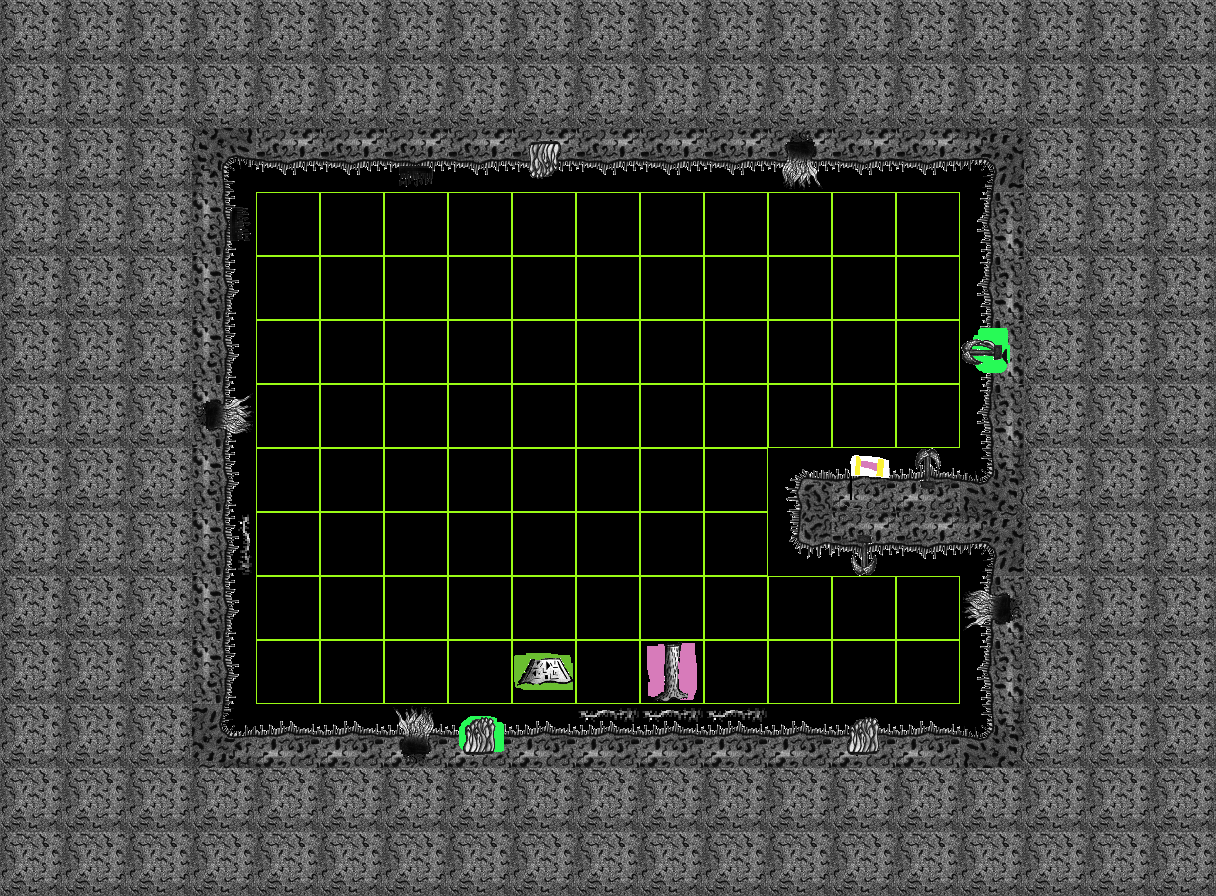

A level layout from a 2D game, rendered from its tile map. Below: a short description, then the map file with its tile-grid data intact:
An orthogonal 19x14 tile map with 64x64 px tiles, 3 tile layers (Tiles, Ingredients, Decorations), 3 tilesets.

<map version="1.0" orientation="orthogonal" renderorder="right-down" width="19" height="14" tilewidth="64" tileheight="64" nextobjectid="1">
 <tileset firstgid="1" source="../Tiles.tsx" />
 <tileset firstgid="51" source="../Ingredients.tsx" />
 <tileset firstgid="101" source="../Decorations.tsx" />
 <layer name="Tiles" width="19" height="14">
  <data encoding="csv">
13,13,13,13,13,13,13,13,13,13,13,13,13,13,13,13,13,13,13,
13,13,13,13,13,13,13,13,13,13,13,13,13,13,13,13,13,13,13,
13,13,13,16,23,23,23,23,23,23,23,23,23,23,23,15,13,13,13,
13,13,13,14,1,1,1,1,1,1,1,1,1,1,1,12,13,13,13,
13,13,13,14,1,1,1,1,1,1,1,1,1,1,1,12,13,13,13,
13,13,13,14,1,1,1,1,1,1,1,1,1,1,1,12,13,13,13,
13,13,13,14,1,1,1,1,1,1,1,1,1,1,1,12,13,13,13,
13,13,13,14,1,1,1,1,1,1,1,1,2,3,3,5,13,13,13,
13,13,13,14,1,1,1,1,1,1,1,1,22,23,23,15,13,13,13,
13,13,13,14,1,1,1,1,1,1,1,1,1,1,1,12,13,13,13,
13,13,13,14,1,1,1,1,1,1,1,1,1,1,1,12,13,13,13,
13,13,13,6,3,3,3,3,3,3,3,3,3,3,3,5,13,13,13,
13,13,13,13,13,13,13,13,13,13,13,13,13,13,13,13,13,13,13,
13,13,13,13,13,13,13,13,13,13,13,13,13,13,13,13,13,13,13
</data>
 </layer>
 <layer name="Ingredients" width="19" height="14">
  <data encoding="csv">
0,0,0,0,0,0,0,0,0,0,0,0,0,0,0,0,0,0,0,
0,0,0,0,0,0,0,0,0,0,0,0,0,0,0,0,0,0,0,
0,0,0,0,0,0,0,0,0,0,0,0,0,0,0,0,0,0,0,
0,0,0,0,0,0,0,0,0,0,0,0,0,0,0,0,0,0,0,
0,0,0,0,0,0,0,0,0,0,0,0,0,0,0,0,0,0,0,
0,0,0,0,0,0,0,0,0,0,0,0,0,0,0,137,0,0,0,
0,0,0,0,0,0,0,0,0,0,0,0,0,0,0,0,0,0,0,
0,0,0,0,0,0,0,0,0,0,0,0,0,61,0,0,0,0,0,
0,0,0,0,0,0,0,0,0,0,0,0,0,0,0,0,0,0,0,
0,0,0,0,0,0,0,0,0,0,0,0,0,0,0,0,0,0,0,
0,0,0,0,0,0,0,0,58,0,57,0,0,0,0,0,0,0,0,
0,0,0,0,0,0,0,127,0,0,0,0,0,0,0,0,0,0,0,
0,0,0,0,0,0,0,0,0,0,0,0,0,0,0,0,0,0,0,
0,0,0,0,0,0,0,0,0,0,0,0,0,0,0,0,0,0,0
</data>
 </layer>
 <layer name="Decorations" width="19" height="14">
  <data encoding="csv">
0,0,0,0,0,0,0,0,0,0,0,0,0,0,0,0,0,0,0,
0,0,0,0,0,0,0,0,0,0,0,0,0,0,0,0,0,0,0,
0,0,0,0,0,0,114,0,116,0,0,0,112,0,0,0,0,0,0,
0,0,0,104,0,0,0,0,0,0,0,0,0,0,0,0,0,0,0,
0,0,0,0,0,0,0,0,0,0,0,0,0,0,0,0,0,0,0,
0,0,0,0,0,0,0,0,0,0,0,0,0,0,0,117,0,0,0,
0,0,0,102,0,0,0,0,0,0,0,0,0,0,0,0,0,0,0,
0,0,0,0,0,0,0,0,0,0,0,0,0,0,107,0,0,0,0,
0,0,0,110,0,0,0,0,0,0,0,0,0,118,0,0,0,0,0,
0,0,0,0,0,0,0,0,0,0,0,0,0,0,0,111,0,0,0,
0,0,0,0,0,0,0,0,0,0,0,0,0,0,0,0,0,0,0,
0,0,0,0,0,0,101,105,0,109,109,109,0,105,0,0,0,0,0,
0,0,0,0,0,0,0,0,0,0,0,0,0,0,0,0,0,0,0,
0,0,0,0,0,0,0,0,0,0,0,0,0,0,0,0,0,0,0
</data>
 </layer>
</map>
